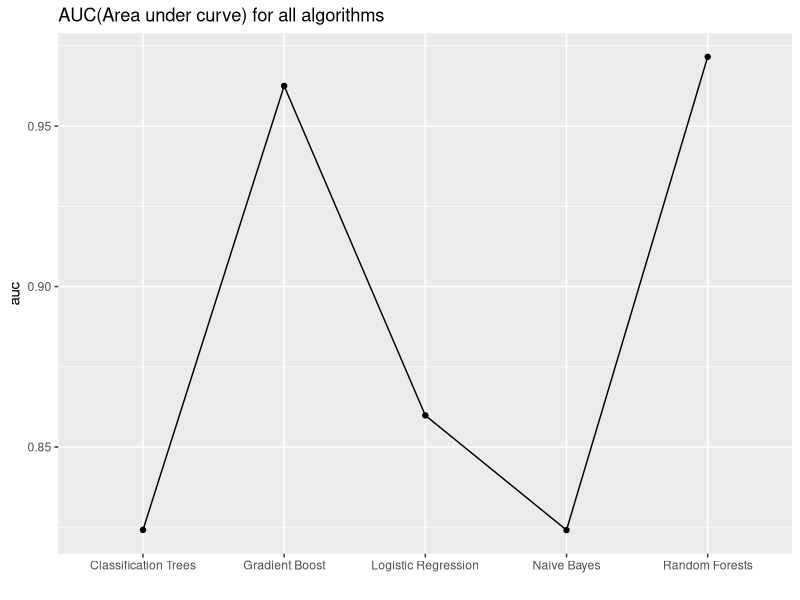
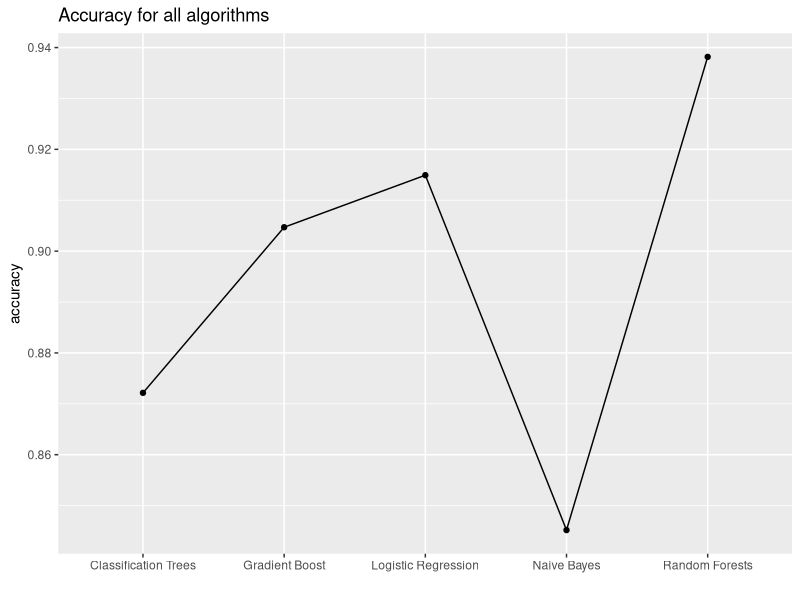
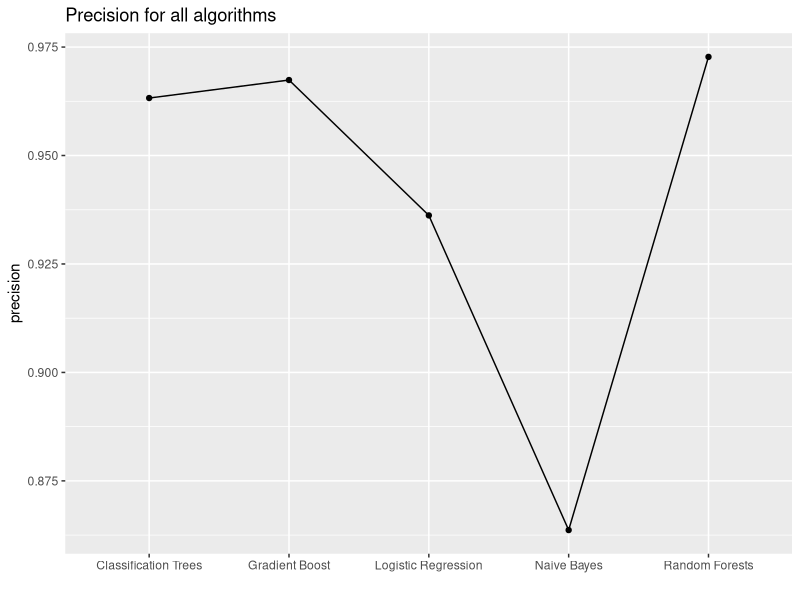
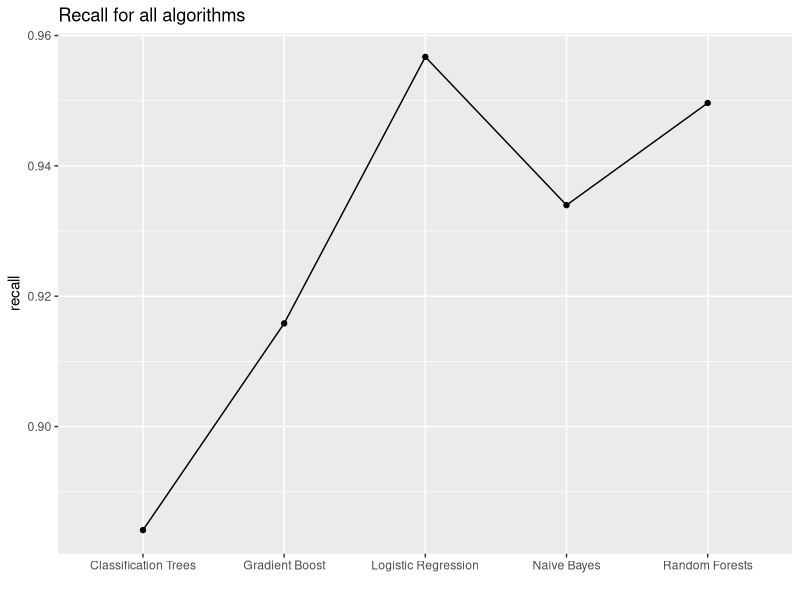
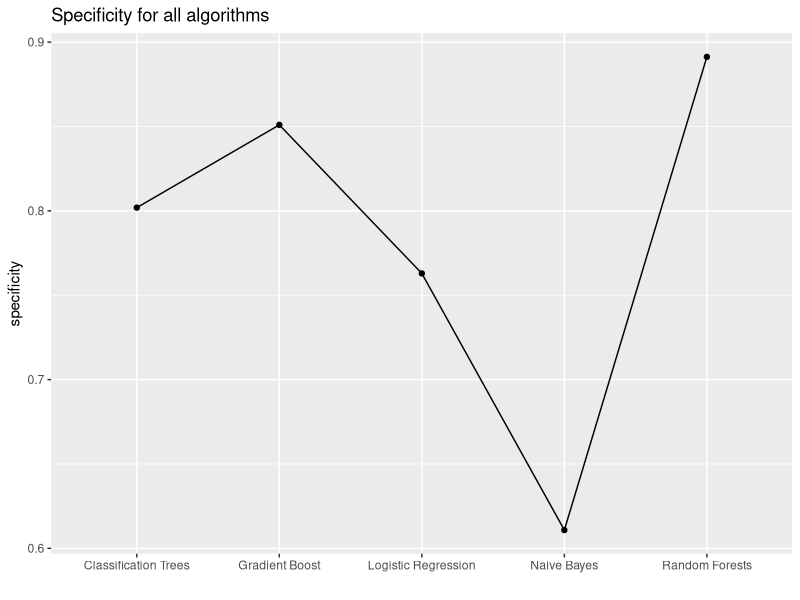

The R script that drew these images, in order: (Note: this script raises an error after producing the figures.)
algoDF <- read.csv("metrics.csv")
str(algoDF)
head(algoDF)

library(tidyverse)
library(RColorBrewer)

ggplot(data = algoDF,mapping = aes(x = X, y = auc)) + geom_point() + geom_line(aes(group = 1)) + ggtitle("AUC(Area under curve) for all algorithms") + xlab("")
ggplot(data = algoDF,mapping = aes(x = X, y = accuracy)) + geom_point() + geom_line(aes(group = 1)) + ggtitle("Accuracy for all algorithms") + xlab("")
ggplot(data = algoDF,mapping = aes(x = X, y = precision)) + geom_point() + geom_line(aes(group = 1)) + ggtitle("Precision for all algorithms") + xlab("")
ggplot(data = algoDF,mapping = aes(x = X, y = recall)) + geom_point() + geom_line(aes(group = 1)) + ggtitle("Recall for all algorithms") + xlab("")
ggplot(data = algoDF,mapping = aes(x = X, y = specificity)) + geom_point() + geom_line(aes(group = 1)) + ggtitle("Specificity for all algorithms") + xlab("")
ggplot(data = algoDF,mapping = aes(x = X, y = f1Score)) + geom_point() + geom_line(aes(group = 1)) + ggtitle("f1scores for all algorithm") + xlab("")


